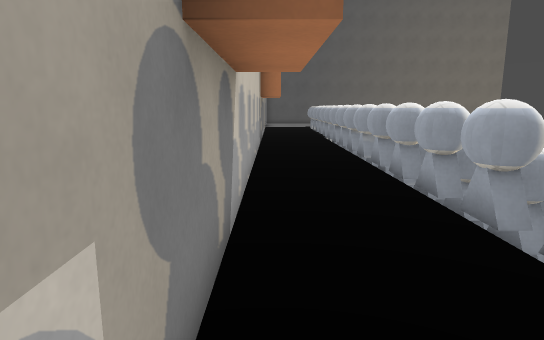
View 1 (above)

24 first-person views from a walk through a Godot game level. The camera is 1.5 m above the floor, tilts 10° down and sees 75° across. The floor is counted in squares, 1 m on a side. Each view is taken from the middle of a square. On the plan, view 1 faces up. The plan holds only what a view shows up to about 16 squares ahead; the rest is blank. Some surface patterns are stand-ins.

View 2
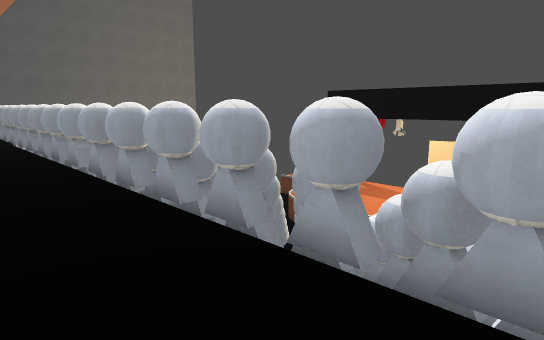

View 3
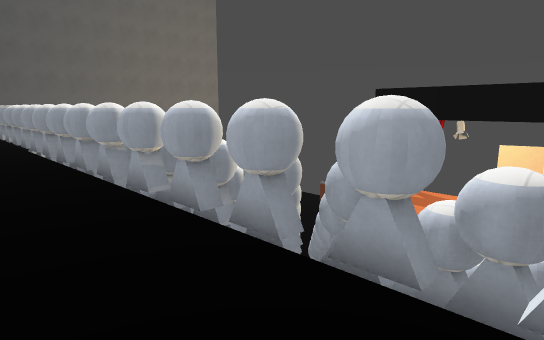

View 4
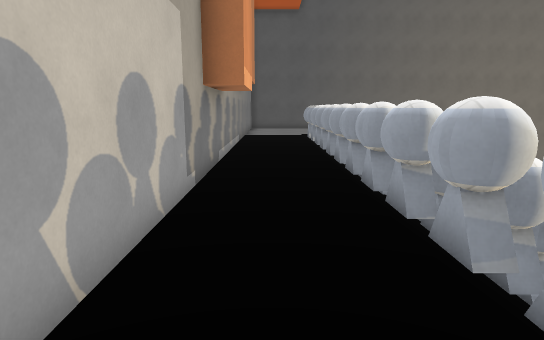

View 5
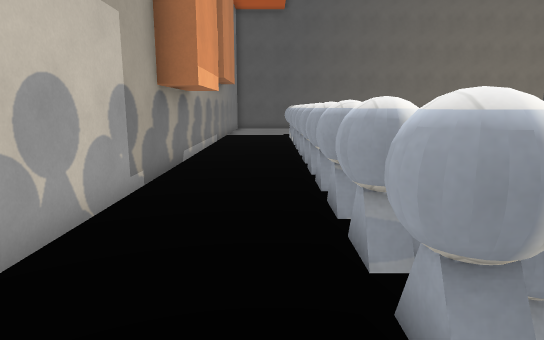

View 6
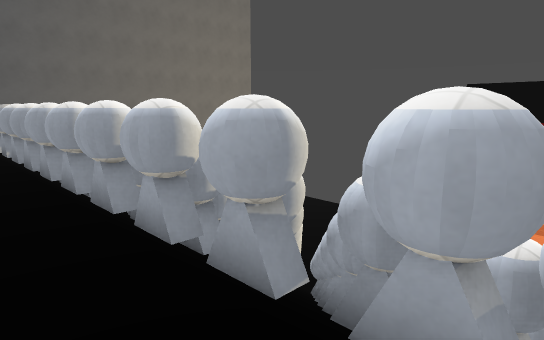

View 7
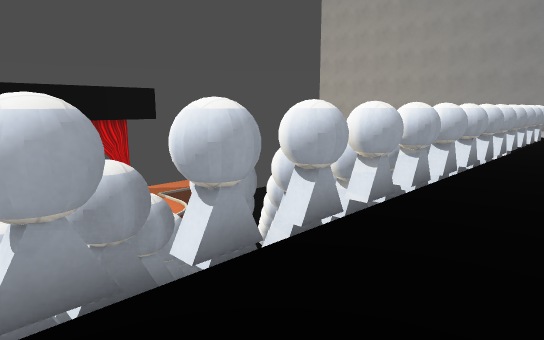

View 8
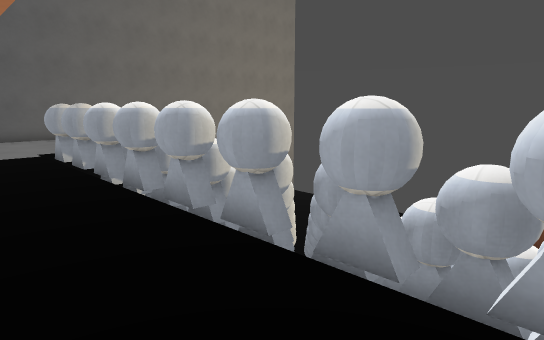

View 9
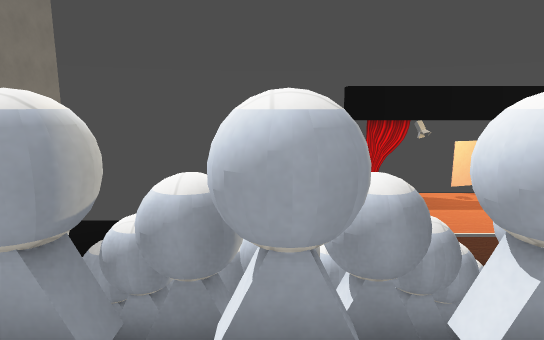

View 10
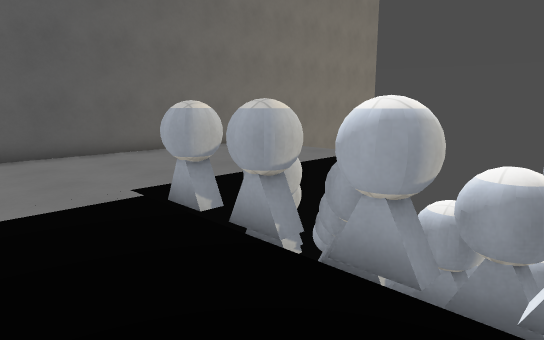

View 11
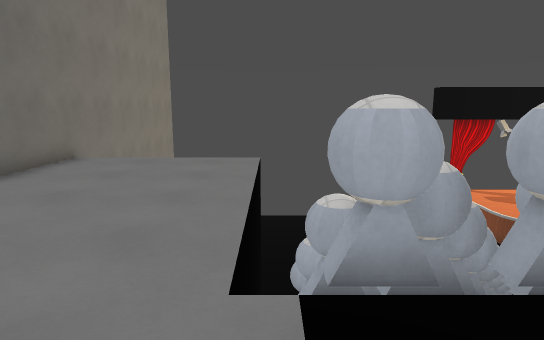

View 12
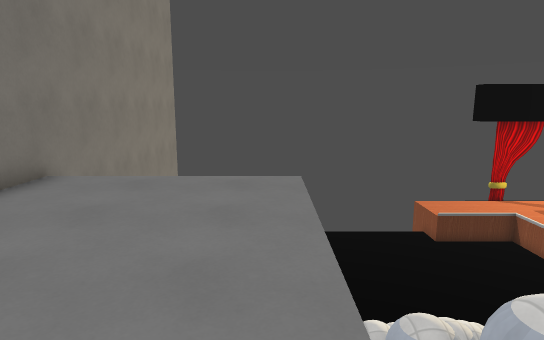

View 13
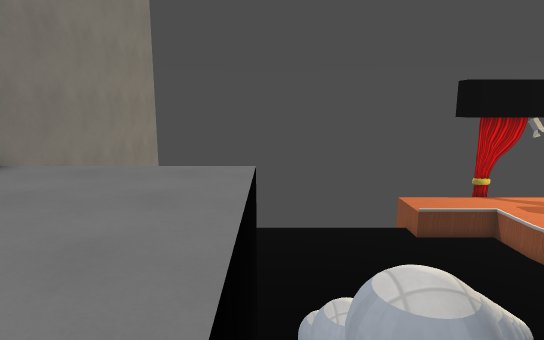

View 14
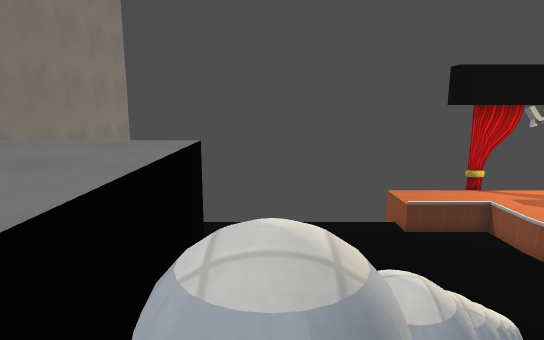

View 15
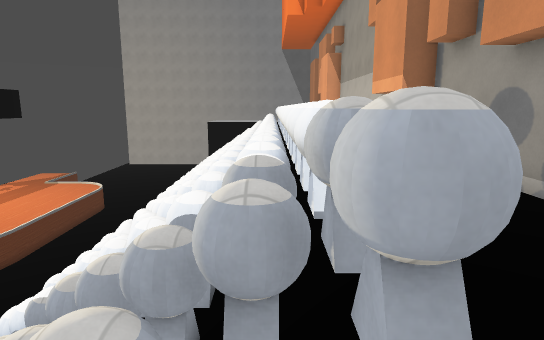

View 16
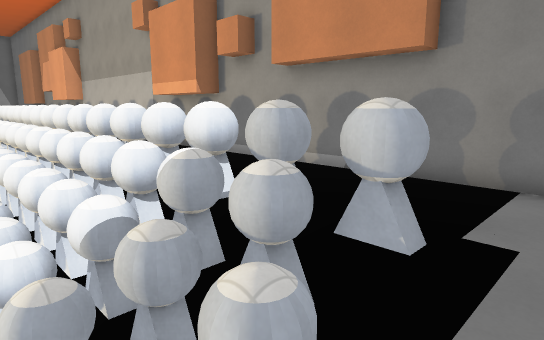

View 17
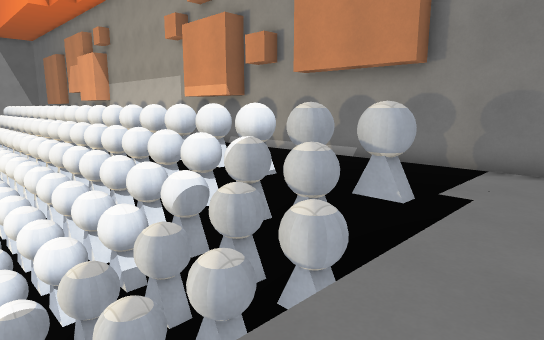

View 18
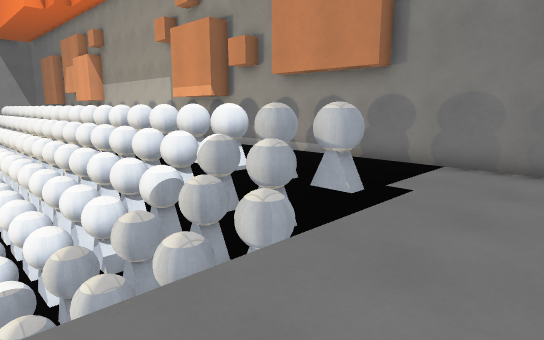

View 19
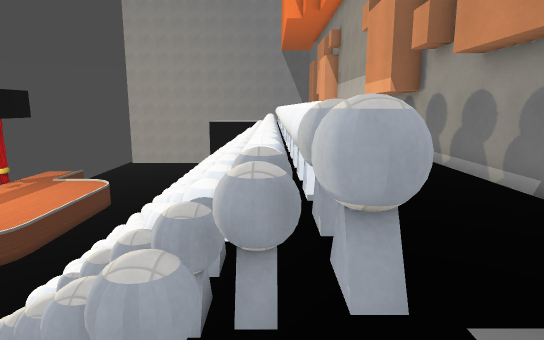

View 20
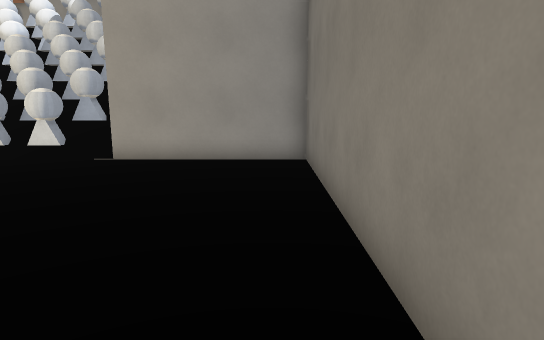

View 21
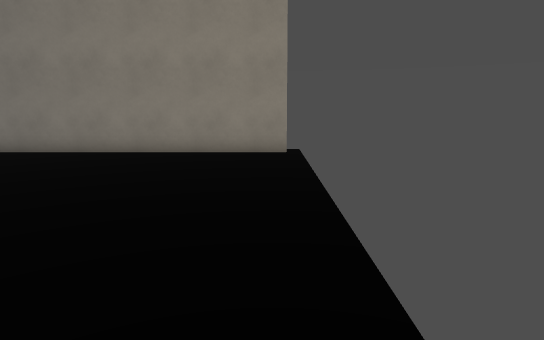

View 22
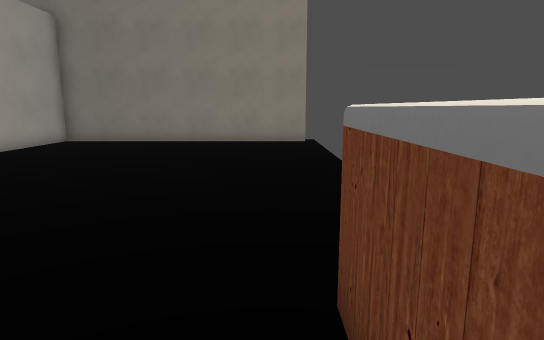

View 23
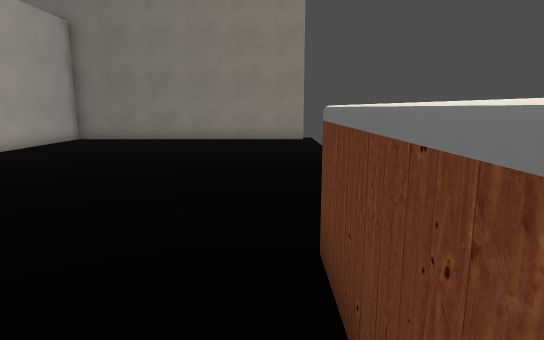

View 24
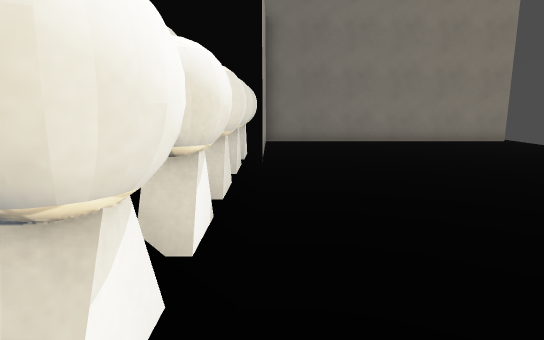

### Floor plan
Key: @ floor where view 1 was taken; # wall or solid block; x gap in a wall; . main floor; - floor 0.25 m lower than the main floor; _ floor 5.25 m lower than the main floor; / step, stairs or slope; = window, fence, low wall or low ledge; ^ raised ledge; v drop or lower ground; O other object.
Columns run from 1 left of view 1 to 22 right of it. Each row starts with its distance up from view 1.
 34    #####################
 33   ..........____   ____
 32   ..........___
 31   .........._
 30 #..........._
 29 #..........._
 28 #...////////_
 27 #   #/=/=/=/
 26 #   #x######
 25 #   x^######
 24 #   x^^## ##
 23 #   x^#v# ##      __
 22 #.. ##^v# #O     ____ _
 21 #   /^vv# ##    _____
 20 #   ##^v#  #    _____ ^
 19 #   x^^v   #    _____ ^
 18 #   x^^v   #_ ________^
 17 #   ##^v  ##  ________
 16 #   /^vv  ##  ____^^^
 15 #.  ##^v      ___^  ^
 14 #.  x^#v   #  ___^
 13 #   x^^v   #     ^  ^^
 12 #   x^^v  #      ^
 11 # . -^#v  #
 10 #   ##^   #O
  9 #   -^#v  #
  8 # ..x^^v  #
  7 #   x^^v
  6 #   x^#v
  5 #.  ##^
  4 #   /^vv
  3 #   ##^v
  2 #   x^ v
  1 #.  x
  0  @  #
 -1
 -2     #
 -3     x
 -4     x
 -5     x

Positions as (right, up) in squares from view 1, and headings:
1: (0, 0), facing up
2: (0, 1), facing up-right
3: (0, 5), facing up-right
4: (1, 8), facing up
5: (2, 8), facing up
6: (1, 11), facing up-right
7: (0, 14), facing down-right
8: (0, 15), facing up-right
9: (1, 22), facing right
10: (0, 22), facing up-right
11: (0, 28), facing right
12: (3, 29), facing right
13: (3, 28), facing right
14: (4, 27), facing right
15: (4, 29), facing down
16: (7, 29), facing down-left
17: (9, 30), facing down-left
18: (9, 31), facing down-left
19: (4, 30), facing down
20: (21, 33), facing left
21: (21, 22), facing up
22: (20, 18), facing up
23: (20, 17), facing up
24: (11, 18), facing up
